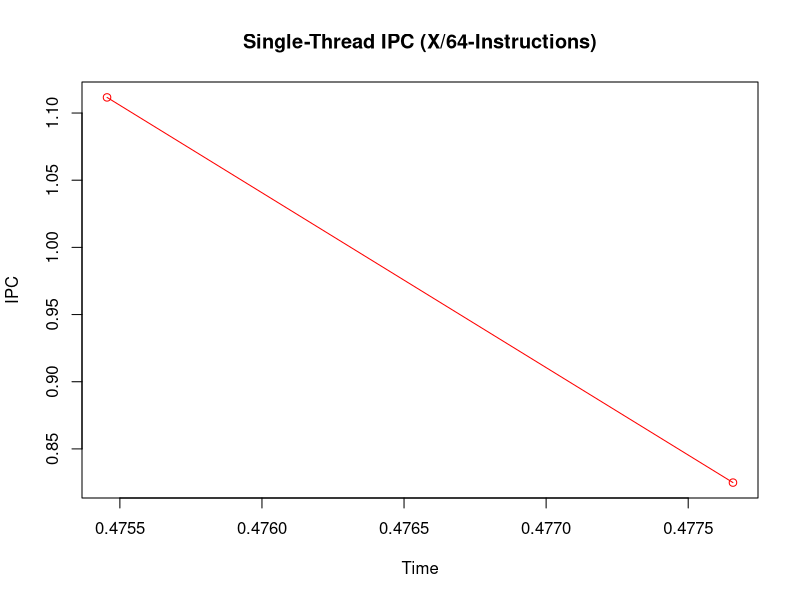
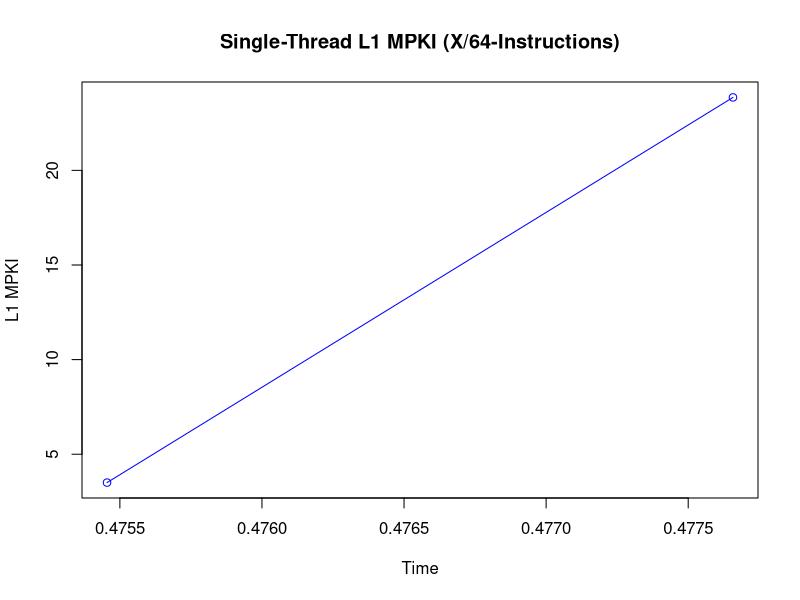
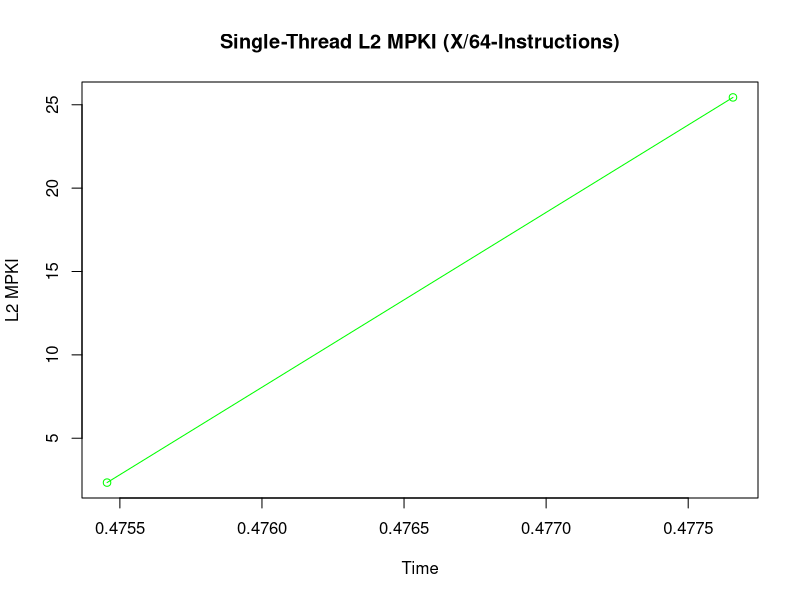
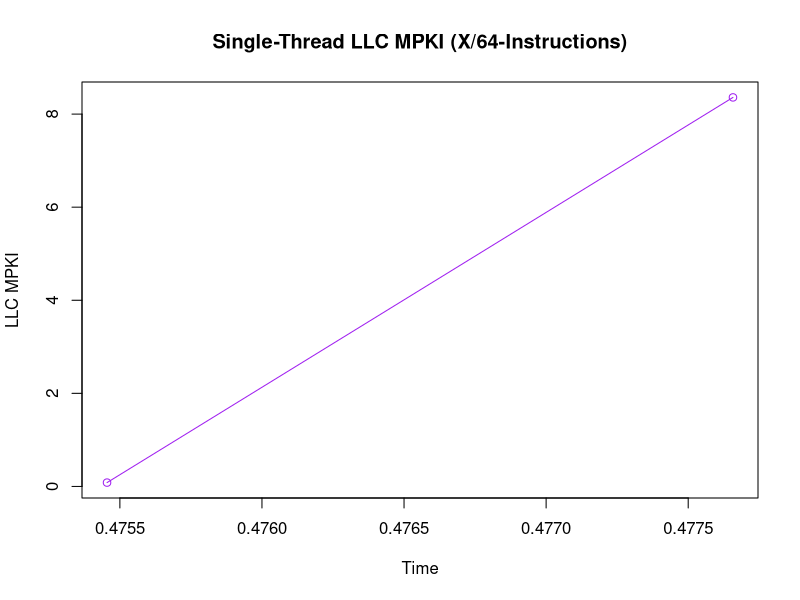
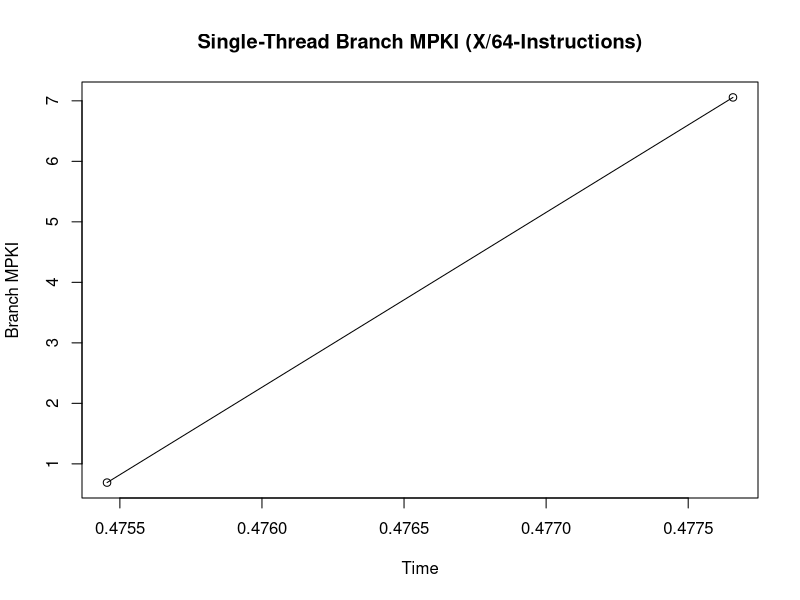

R code for these plots, in order:
#-----------------------------------------------------------------------------------------------------------------
# Single Thread (X/64)
#-----------------------------------------------------------------------------------------------------------------

data <- read.csv("single_thread_saliency_run_D64.csv")

data$Timestamp <- as.character(data$Timestamp)
data$Timestamp[which(data$Timestamp=="<not counted>")] <- "0"
data$Timestamp <- as.numeric(data$Timestamp)

data$instructions <- as.character(data$instructions)
data$instructions[which(data$instructions=="<not counted>")] <- "0"
data$instructions <- as.numeric(data$instructions)

data$cpu.cycles <- as.character(data$cpu.cycles)
data$cpu.cycles[which(data$cpu.cycles=="<not counted>")] <- "0"
data$cpu.cycles <- as.numeric(data$cpu.cycles)

data$L1.dcache.load.misses <- as.character(data$L1.dcache.load.misses)
data$L1.dcache.load.misses[which(data$L1.dcache.load.misses=="<not counted>")] <- "0"
data$L1.dcache.load.misses <- as.numeric(data$L1.dcache.load.misses)

data$l2_rqsts.miss <- as.character(data$l2_rqsts.miss)
data$l2_rqsts.miss[which(data$l2_rqsts.miss=="<not counted>")] <- "0"
data$l2_rqsts.miss <- as.numeric(data$l2_rqsts.miss)

data$LLC.load.misses <- as.character(data$LLC.load.misses)
data$LLC.load.misses[which(data$LLC.load.misses=="<not counted>")] <- "0"
data$LLC.load.misses <- as.numeric(data$LLC.load.misses)

data$branch.misses <- as.character(data$branch.misses)
data$branch.misses[which(data$branch.misses=="<not counted>")] <- "0"
data$branch.misses <- as.numeric(data$branch.misses)

#-----------------------------------------------------------------------------------------------------------------
# Single Thread IPC Plott (X/64)
#-----------------------------------------------------------------------------------------------------------------

IPC = data$instructions/data$cpu.cycles
plot(IPC ~ data$Timestamp, type="o", col="red", main="Single-Thread IPC (X/64-Instructions)", xlab="Time", ylab="IPC")
#par(new = TRUE) #Plots the next graph on the same graph

#-----------------------------------------------------------------------------------------------------------------
# Single Thread L1 MPKI Plot (X/64)
#-----------------------------------------------------------------------------------------------------------------

L2MPKI = (data$L1.dcache.load.misses)/(data$instructions/1000)
plot(L2MPKI ~ data$Timestamp, type="o", col="blue", main="Single-Thread L1 MPKI (X/64-Instructions)", xlab="Time", ylab="L1 MPKI")

#-----------------------------------------------------------------------------------------------------------------
# Single Thread L2 MPKI Plot (X/64)
#-----------------------------------------------------------------------------------------------------------------

L2MPKI = (data$l2_rqsts.miss)/(data$instructions/1000)
plot(L2MPKI ~ data$Timestamp, type="o", col="green", main="Single-Thread L2 MPKI (X/64-Instructions)", xlab="Time", ylab="L2 MPKI")

#-----------------------------------------------------------------------------------------------------------------
# Single Thread LLC MPKI Plot (X/64)
#-----------------------------------------------------------------------------------------------------------------

LLCMPKI = (data$LLC.load.misses)/(data$instructions/1000)
plot(LLCMPKI ~ data$Timestamp, type="o", col="purple", main="Single-Thread LLC MPKI (X/64-Instructions)", xlab="Time", ylab="LLC MPKI")

#-----------------------------------------------------------------------------------------------------------------
# Single Thread Branch MPKI Plot (X/64)
#-----------------------------------------------------------------------------------------------------------------

BranchMPKI= (data$branch.misses)/(data$instructions/1000)
plot(BranchMPKI ~ data$Timestamp, type="o", col="black", main="Single-Thread Branch MPKI (X/64-Instructions)", xlab="Time", ylab="Branch MPKI")

